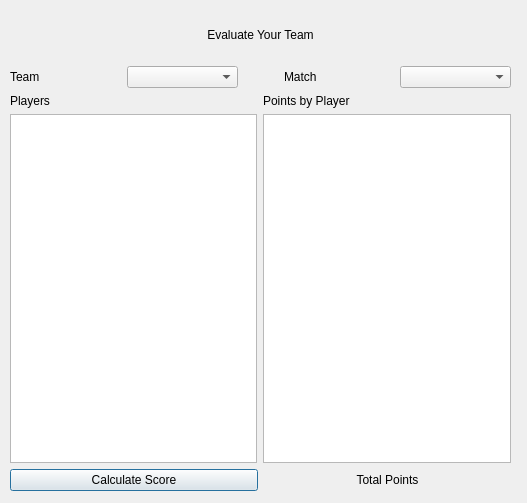
<?xml version="1.0" encoding="UTF-8"?>
<ui version="4.0">
 <class>Dialog</class>
 <widget class="QDialog" name="Dialog">
  <property name="geometry">
   <rect>
    <x>0</x>
    <y>0</y>
    <width>527</width>
    <height>503</height>
   </rect>
  </property>
  <property name="windowTitle">
   <string>Dialog</string>
  </property>
  <widget class="QWidget" name="verticalLayoutWidget">
   <property name="geometry">
    <rect>
     <x>10</x>
     <y>10</y>
     <width>501</width>
     <height>481</height>
    </rect>
   </property>
   <layout class="QVBoxLayout" name="verticalLayout">
    <item>
     <widget class="QLabel" name="heading">
      <property name="minimumSize">
       <size>
        <width>100</width>
        <height>50</height>
       </size>
      </property>
      <property name="text">
       <string>Evaluate Your Team</string>
      </property>
      <property name="alignment">
       <set>Qt::AlignCenter</set>
      </property>
     </widget>
    </item>
    <item>
     <layout class="QVBoxLayout" name="verticalLayout_2">
      <item>
       <layout class="QHBoxLayout" name="horizontalLayout_3">
        <item>
         <widget class="QLabel" name="label_5">
          <property name="text">
           <string>Team</string>
          </property>
         </widget>
        </item>
        <item>
         <widget class="QComboBox" name="team_combo_box">
          <property name="minimumSize">
           <size>
            <width>0</width>
            <height>0</height>
           </size>
          </property>
         </widget>
        </item>
        <item>
         <spacer name="horizontalSpacer">
          <property name="orientation">
           <enum>Qt::Horizontal</enum>
          </property>
          <property name="sizeType">
           <enum>QSizePolicy::Minimum</enum>
          </property>
          <property name="sizeHint" stdset="0">
           <size>
            <width>40</width>
            <height>20</height>
           </size>
          </property>
         </spacer>
        </item>
        <item>
         <widget class="QLabel" name="label_6">
          <property name="text">
           <string>Match</string>
          </property>
         </widget>
        </item>
        <item>
         <widget class="QComboBox" name="match_combo_box"/>
        </item>
       </layout>
      </item>
     </layout>
    </item>
    <item>
     <layout class="QHBoxLayout" name="horizontalLayout">
      <item>
       <layout class="QVBoxLayout" name="verticalLayout_3">
        <item>
         <widget class="QLabel" name="label_2">
          <property name="text">
           <string>Players</string>
          </property>
         </widget>
        </item>
        <item>
         <widget class="QListWidget" name="player_list"/>
        </item>
       </layout>
      </item>
      <item>
       <layout class="QVBoxLayout" name="verticalLayout_4">
        <item>
         <widget class="QLabel" name="label_3">
          <property name="text">
           <string>Points by Player</string>
          </property>
         </widget>
        </item>
        <item>
         <widget class="QListView" name="points_list"/>
        </item>
       </layout>
      </item>
     </layout>
    </item>
    <item>
     <layout class="QHBoxLayout" name="horizontalLayout_2">
      <item>
       <widget class="QPushButton" name="calculate_button">
        <property name="text">
         <string>Calculate Score</string>
        </property>
       </widget>
      </item>
      <item>
       <widget class="QLabel" name="total_point">
        <property name="text">
         <string>Total Points</string>
        </property>
        <property name="alignment">
         <set>Qt::AlignCenter</set>
        </property>
       </widget>
      </item>
     </layout>
    </item>
   </layout>
  </widget>
 </widget>
 <resources/>
 <connections/>
</ui>
